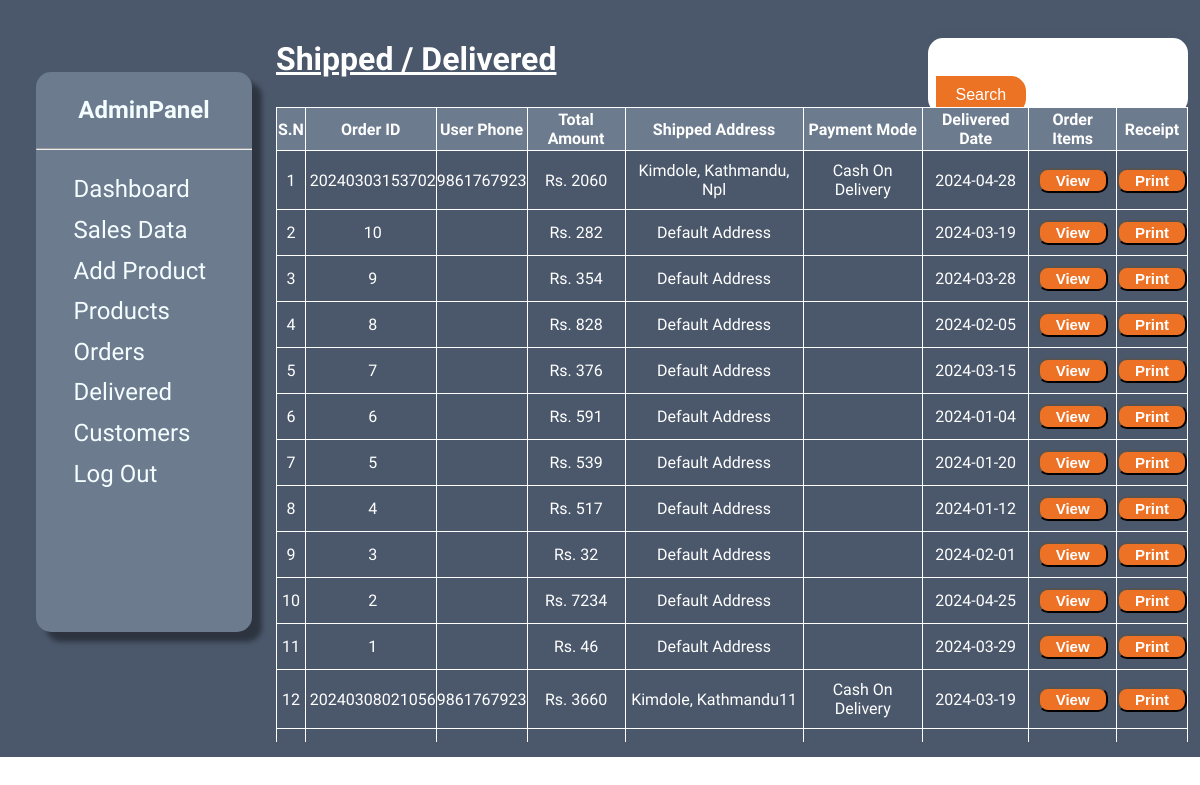
The app's page /admin/index.php?file=./ordersDelivered with its own data.
### tables this page shows
CREATE TABLE `delivered` (
  `id` int(11) NOT NULL,
  `order_id` varchar(14) NOT NULL,
  `user_email` varchar(255) NOT NULL,
  `user_phone` varchar(20) DEFAULT NULL,
  `total_amount` int(11) DEFAULT NULL,
  `payment_mode` varchar(50) NOT NULL,
  `delivered_date` varchar(10) DEFAULT NULL,
  `delivery_address` varchar(255) DEFAULT 'Default Address',
  `order_note` text DEFAULT 'No notes'
);

### admin/ordersDelivered.php (the view, shortened to what this page needs)
<!DOCTYPE html>
<html lang="en">
<head>
    <link rel="stylesheet" href="../css/addProduct.css">
    <link rel="stylesheet" href="../css/adminTable.css">
</head>
<body>
<div id="heading">
        <div class="column">
            <h1>Shipped / Delivered</h1>
        </div>
        <div class="column search-column">
            <div class="search">
                <form id="searchForm" action="index.php" method="GET">
                    <input type="text" id="searchInput" name="search" placeholder="Search for a Order" value="<?= isset($_GET['search']) ? htmlspecialchars($_GET['search']) : '' ?>" />
                    <button type="submit" id="searchButton">Search</button>
                </form>
            </div>
        </div>
    </div>
    <div>
        <?php
        include '../database/connectDB.php';
        if (isset($_GET['search']) && $_GET['search'] != '') {
            $search = $conn->real_escape_string($_GET['search']);
            $filter = "WHERE order_id LIKE '%$search%'";
        } else {
            $filter = '';
        }
        $query = "SELECT * FROM delivered $filter ORDER BY id DESC";
        $result = $conn->query($query);
        if ($result) {
            echo "<table border=1 id='orderTable'>";
            echo "<tr><th>S.N</th><th>Order ID</th><th>User Phone</th><th>Total Amount</th><th>Shipped Address</th><th>Payment Mode</th><th>Delivered Date</th><th>Order Items</th><th>Receipt</th></tr>";
            $i = 1;
            while ($row = mysqli_fetch_assoc($result)) {
                echo "<tr align=center>";
                $order_id = $row['order_id'];
                echo "<td>" . $i++ . "</td>";
                echo "<td>&nbsp;" . $row['order_id'] . "</td>";
                echo "<td>" . $row['user_phone'] . "</td>";
                echo "<td> Rs. " . $row['total_amount'] . "</td>";
                echo "<td>" . $row['delivery_address'] . "</td>";
                echo "<td>" . $row['payment_mode'] . "</td>";
                echo "<td>" . $row['delivered_date'] . "</td>";
                echo "<td>
                        <button class='orange-button1' onclick='openModal($order_id)'>View</button>
                     </td>";
                     echo "<td>
                     <button class='orange-button1' onclick=\"window.location.href='../sales_invoice.php?order_id=" . $order_id . "'\">Print</button>
                   </td>";
                echo "</tr>";
            }
            echo "</table>";
        } else {
            echo "No orders found.";
        }
        ?>
    </div>
</body>
</html>

### css/global.css (style rules this page uses)
body { margin: 0; line-height: normal; }
body { overflow-x: hidden; font-family: "tenor sans"; }

### css/adminIndex.css (style rules this page uses)
body { overflow-y: hidden; }
#heading { width: 99.99%; height: 12%; text-decoration: underline; padding-top: 2%; margin-bottom: 0; top: 0; position: sticky; background-color: #4b586b; }

### css/addProduct.css (style rules this page uses)
* { overflow: hidden; color: white; }
label, input[type="text"], button, input::placeholder { color: white; }
.orange-button1 { width: 70px; height: 25px; border-radius: 10px; font-size: 15px; font-weight: 600; background-color: #ed7225; }
#orderTable { width: 100%; }

### css/adminTable.css (style rules this page uses)
table { border-collapse: collapse; width: 100%; text-align: center; }
th { background-color: #6c7b8e; border: 1px solid white; height: 40px; text-decoration: underline; }
td { border: 1px solid white; height: auto; padding: 10px 0; }
th { text-decoration: none; }

### admin/ordersDelivered.php (style rules this page uses)
#heading { display: flex; }
.column { flex: 0 0 71.5%; }
.search-column { flex: 1; padding-top: 20px; }
.search { padding-left: 7px; background: #E8EBF3; font-family: 'Varela Round', sans-serif; display: flex; justify-content: center; align-items: center; margin: 0; background: #ffffff; border-radius: 15px; display: flex; align-items: center; box-shadow: 0 10px 30px rgba(65, 72, 86, .05); }
.search input[type="text"] { font: 400 16px 'Varela Round', sans-serif; color: #414856; border: none; outline: none; padding: 10px 20px; border-radius: 15px 0 0 15px; width: 190px; }
.search button { background: #EC7224; color: white; border: none; padding: 10px 20px; border-radius: 0 15px 15px 0; cursor: pointer; font: 400 16px 'Varela Round', sans-serif; transition: background 0.3s ease; margin-left: 0.5px; }

### records on screen
delivered: order "20240303153702", user_phone "9861767923", total_amount "2060", delivery_address "Kimdole, Kathmandu, Npl", payment_mode "Cash On Delivery", delivered_date "2024-04-28"
delivered: order "10", total_amount "282", delivery_address "Default Address", delivered_date "2024-03-19"
delivered: order "9", total_amount "354", delivery_address "Default Address", delivered_date "2024-03-28"
delivered: order "8", total_amount "828", delivery_address "Default Address", delivered_date "2024-02-05"
delivered: order "7", total_amount "376", delivery_address "Default Address", delivered_date "2024-03-15"
delivered: order "6", total_amount "591", delivery_address "Default Address", delivered_date "2024-01-04"
delivered: order "5", total_amount "539", delivery_address "Default Address", delivered_date "2024-01-20"
delivered: order "4", total_amount "517", delivery_address "Default Address", delivered_date "2024-01-12"
delivered: order "3", total_amount "32", delivery_address "Default Address", delivered_date "2024-02-01"
delivered: order "2", total_amount "7234", delivery_address "Default Address", delivered_date "2024-04-25"
delivered: order "1", total_amount "46", delivery_address "Default Address", delivered_date "2024-03-29"
delivered: order "20240308021056", user_phone "9861767923", total_amount "3660", delivery_address "Kimdole, Kathmandu11", payment_mode "Cash On Delivery", delivered_date "2024-03-19"
